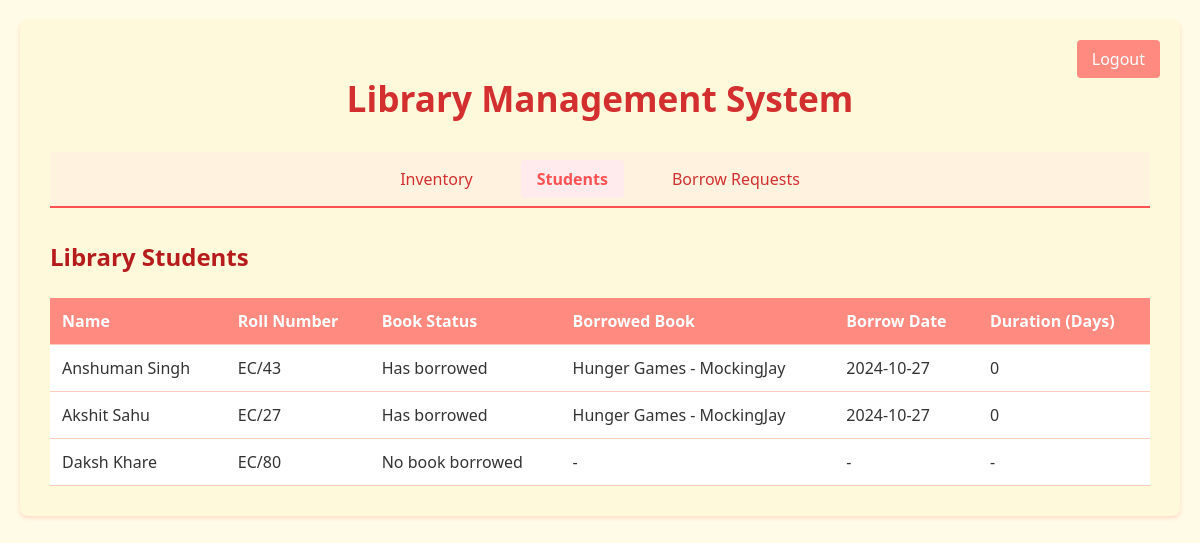
The app's page /admin/students (signed in) with its own data.
### models/models.py (models this page shows)
class Student(db.Model):
    id = db.Column(db.Integer, primary_key=True)
    name = db.Column(db.String(100), nullable=False)
    roll_number = db.Column(db.String(20), unique=True, nullable=False)
    password = db.Column(db.String(200), nullable=False)
    has_book = db.Column(db.Boolean, default=False)
    borrowed_book_id = db.Column(db.Integer, db.ForeignKey('book.id'), nullable=True)

class Borrowing(db.Model):
    id = db.Column(db.Integer, primary_key=True)
    book_id = db.Column(db.Integer, db.ForeignKey('book.id'), nullable=False)
    student_id = db.Column(db.Integer, db.ForeignKey('student.id'), nullable=False)
    book_name = db.Column(db.String(200), nullable=False)
    student_name = db.Column(db.String(100), nullable=False)
    borrow_date = db.Column(db.DateTime, nullable=False, default=datetime.utcnow)
    status = db.Column(db.String(20), default='pending')  # pending, approved, rejected, returned

### app.py (the view)
@app.route('/admin/students')
def admin_students():
    if 'admin_id' not in session:
        return redirect(url_for('login'))
    students = Student.query.all()
    borrowings = Borrowing.query.filter_by(status='approved').all()
    now = datetime.utcnow()
    borrowed_books = {
        b.student_id: {
            'book_name': b.book_name,
            'borrow_date': b.borrow_date,
            'duration': (now - b.borrow_date).days
        } for b in borrowings
    }
    return render_template('admin_students.html',
                         students=students,
                         borrowed_books=borrowed_books,
                         active_page='students')

### templates/admin_students.html
{% extends "admin_base.html" %}
{% block admin_content %}
<div class="admin-dashboard">
    <section class="students-section">
        <h2>Library Students</h2>
        <div class="table-responsive">
            <table class="table">
                <thead>
                    <tr>
                        <th>Name</th>
                        <th>Roll Number</th>
                        <th>Book Status</th>
                        <th>Borrowed Book</th>
                        <th>Borrow Date</th>
                        <th>Duration (Days)</th>
                    </tr>
                </thead>
                <tbody>
                    {% for student in students %}
                    <tr>
                        <td>{{ student.name }}</td>
                        <td>{{ student.roll_number }}</td>
                        <td>{{ "Has borrowed" if student.has_book else "No book borrowed" }}</td>
                        {% if student.id in borrowed_books %}
                            <td>{{ borrowed_books[student.id]['book_name'] }}</td>
                            <td>{{ borrowed_books[student.id]['borrow_date'].strftime('%Y-%m-%d') }}</td>
                            <td>{{ borrowed_books[student.id]['duration'] }}</td>
                        {% else %}
                            <td>-</td>
                            <td>-</td>
                            <td>-</td>
                        {% endif %}
                    </tr>
                    {% else %}
                    <tr>
                        <td colspan="6" class="text-center">No students registered</td>
                    </tr>
                    {% endfor %}
                </tbody>
            </table>
        </div>
    </section>
</div>
{% endblock %}

### templates/admin_base.html
{% extends "base.html" %}
{% block content %}
<div class="admin-header">
    <nav class="admin-nav">
        <ul>
            <li><a href="{{ url_for('admin_inventory') }}" {% if active_page == 'inventory' %}class="active"{% endif %}>Inventory</a></li>
            <li><a href="{{ url_for('admin_students') }}" {% if active_page == 'students' %}class="active"{% endif %}>Students</a></li>
            <li><a href="{{ url_for('admin_requests') }}" {% if active_page == 'requests' %}class="active"{% endif %}>Borrow Requests</a></li>
        </ul>
    </nav>
</div>
{% block admin_content %}{% endblock %}
{% endblock %}

### templates/base.html (shortened to what this page needs)
<!DOCTYPE html>
<html lang="en">
<head>
    <link rel="stylesheet" href="{{ url_for('static', filename='style.css') }}">
</head>
<body>
    <div class="container">
        {% if session.get('student_id') or session.get('admin_id') %}
            <a href="{{ url_for('logout') }}" class="logout-btn">Logout</a>
        {% endif %}
        <h1>{% block heading %}Library Management System{% endblock %}</h1>
        {% block content %}
        {% endblock %}
    </div>
</body>
</html>

### static/style.css (style rules this page uses)
body { font-family: 'Segoe UI', Tahoma, Geneva, Verdana, sans-serif; margin: 0; padding: 20px; background-color: #fffbe6; color: #333; }
.container { max-width: 1200px; margin: 0 auto; background-color: #fff9db; padding: 30px; border-radius: 8px; box-shadow: 0 2px 4px rgba(255, 82, 82, 0.2); position: relative; }
h1 { color: #d32f2f; margin-bottom: 30px; text-align: center; font-size: 2.2em; }
h2 { color: #b71c1c; margin: 25px 0 15px; font-size: 1.5em; }
.logout-btn { position: absolute; top: 20px; right: 20px; background-color: #ff8a80; color: white; padding: 8px 15px; border-radius: 4px; text-decoration: none; }
.table-responsive { overflow-x: auto; }
.table { width: 100%; border-collapse: collapse; margin-top: 10px; background-color: white; }
.table th, .table td { padding: 12px; text-align: left; border-bottom: 1px solid #ffccbc; }
.table th { background-color: #ff8a80; color: white; font-weight: 600; }
.admin-header { background-color: #fff3e0; padding: 1rem 0; margin-bottom: 2rem; border-bottom: 2px solid #ff5252; }
.admin-nav ul { list-style: none; margin: 0; padding: 0; display: flex; justify-content: center; gap: 2rem; }
.admin-nav a { text-decoration: none; color: #d32f2f; padding: 0.5rem 1rem; border-radius: 4px; transition: all 0.3s ease; }
.admin-nav a.active { color: #ff5252; font-weight: bold; background-color: #ffebee; }

### records on screen
Student: name "Anshuman Singh", roll_number "EC/43", has_book "Has borrowed", borrowed_books "0"
Borrowing: book_name "Hunger Games - MockingJay", borrow_date "2024-10-27"
Student: name "Akshit Sahu", roll_number "EC/27", has_book "Has borrowed", borrowed_books "0"
Borrowing: book_name "Hunger Games - MockingJay", borrow_date "2024-10-27"
Student: name "Daksh Khare", roll_number "EC/80", has_book "No book borrowed"
